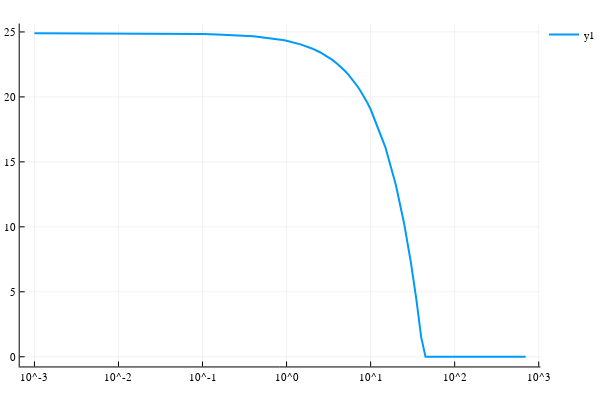

Notebook source saved alongside this figure:
### Markdown cell above
## S vs ξ

### Code cell
glcindex = 35;
glcC = mets[:c][glcindex];
glcSs = [s(glcC, transp_glc(fbares), fbares.ξ) for fbares in fbaress];
# glcSs = [fbares.s[glcindex] for fbares in fbaress]
plot((ξrange, glcSs), xaxis = :log, lw = 2)

### Figure 1 — Plotly figure (JSON) as saved in the notebook; plotly's stock layout.template omitted (floating-point values rounded to 4 significant figures)
{"data": [{"colorbar": {"title": ""}, "hoverinfo": "text", "legendgroup": "y1", "line": {"color": "rgba(0, 154, 250, 1.000)", "dash": "solid", "shape": "linear", "width": 2}, "mode": "lines", "name": "y1", "showlegend": true, "text": [null, null, null, null, null, null, null, null, null, null, null, null, null, null, null, null, null, null, null, null, null, null, null, null, null, null, null, null, null, null, null, null, null, null, null, null, null, null, null, null, null, null, null, null, null, null, null, null, null, null, null, null, null, null, null, null, null, null, null, null, null, null, null, null, null, null, null, null, null, null, null, null, null, null, null, null, null, null, null, null, null, null, null, null, null, null, null, null, null, null, null, null, null, null, null, null, null, null], "type": "scatter", "x": [0.001, 0.0015, 0.002, 0.0025, 0.003, 0.0035, 0.004, 0.0045, 0.005, 0.0055, 0.006, 0.0065, 0.007, 0.0075, 0.008, 0.0085, 0.009, 0.01, 0.015, 0.02, 0.025, 0.03, 0.035, 0.04, 0.045, 0.05, 0.055, 0.06, 0.065, 0.07, 0.075, 0.08, 0.085, 0.09, 0.1, 0.15, 0.2, 0.25, 0.3, 0.35, 0.4, 0.45, 0.5, 0.55, 0.6, 0.65, 0.7, 0.75, 0.8, 0.85, 0.9, 1, 1.5, 2, 2.5, 3, 3.5, 4, 4.5, 5, 5.5, 6, 6.5, 7, 7.5, 8, 8.5, 9, 10, 15, 20, 25, 30, 35, 40, 45, 50, 55, 60, 65, 70, 75, 80, 85, 90, 100, 150, 200, 250, 300, 350, 400, 450, 500, 550, 600, 650, 700], "xaxis": "x1", "y": [24.9, 24.9, 24.9, 24.9, 24.9, 24.9, 24.9, 24.9, 24.9, 24.9, 24.9, 24.9, 24.9, 24.9, 24.9, 24.9, 24.89, 24.89, 24.89, 24.89, 24.89, 24.88, 24.88, 24.88, 24.87, 24.87, 24.87, 24.86, 24.86, 24.86, 24.86, 24.85, 24.85, 24.85, 24.84, 24.81, 24.78, 24.75, 24.72, 24.7, 24.67, 24.64, 24.61, 24.58, 24.55, 24.52, 24.49, 24.46, 24.43, 24.4, 24.37, 24.31, 24.02, 23.73, 23.44, 23.14, 22.85, 22.56, 22.27, 21.97, 21.68, 21.39, 21.1, 20.8, 20.51, 20.22, 19.93, 19.63, 19.05, 16.12, 13.2, 10.27, 7.345, 4.419, 1.491, 0, 0, 0, 0, 0, 0, 0, 0, 0, 0, 0, 0, 0, 0, 0, 3.553e-15, 0, 0, 0, 0, 0, 0, 3.553e-15], "yaxis": "y1"}], "layout": {"annotations": [], "height": 400, "legend": {"bgcolor": "rgba(255, 255, 255, 1.000)", "bordercolor": "rgba(0, 0, 0, 1.000)", "font": {"color": "rgba(0, 0, 0, 1.000)", "family": "sans-serif", "size": 11}, "tracegroupgap": 0, "x": 1, "y": 1}, "margin": {"b": 20, "l": 0, "r": 0, "t": 20}, "paper_bgcolor": "rgba(255, 255, 255, 1.000)", "plot_bgcolor": "rgba(255, 255, 255, 1.000)", "showlegend": true, "width": 600, "xaxis": {"anchor": "y1", "domain": [0.03619, 0.9934], "gridcolor": "rgba(0, 0, 0, 0.100)", "gridwidth": 0.5, "linecolor": "rgba(0, 0, 0, 1.000)", "mirror": false, "range": [-3.175, 3.02], "showgrid": true, "showline": true, "showticklabels": true, "tickangle": 0, "tickcolor": "rgb(0, 0, 0)", "tickfont": {"color": "rgba(0, 0, 0, 1.000)", "family": "sans-serif", "size": 11}, "tickmode": "array", "ticks": "inside", "ticktext": ["10^-3", "10^-2", "10^-1", "10^0", "10^1", "10^2", "10^3"], "tickvals": [0.001, 0.01, 0.1, 1, 10, 100, 1000], "title": "", "titlefont": {"color": "rgba(0, 0, 0, 1.000)", "family": "sans-serif", "size": 15}, "type": "log", "visible": true, "zeroline": false, "zerolinecolor": "rgba(0, 0, 0, 1.000)"}, "yaxis": {"anchor": "x1", "domain": [0.03762, 0.9902], "gridcolor": "rgba(0, 0, 0, 0.100)", "gridwidth": 0.5, "linecolor": "rgba(0, 0, 0, 1.000)", "mirror": false, "range": [-0.747, 25.65], "showgrid": true, "showline": true, "showticklabels": true, "tickangle": 0, "tickcolor": "rgb(0, 0, 0)", "tickfont": {"color": "rgba(0, 0, 0, 1.000)", "family": "sans-serif", "size": 11}, "tickmode": "array", "ticks": "inside", "ticktext": ["0", "5", "10", "15", "20", "25"], "tickvals": [0, 5, 10, 15, 20, 25], "title": "", "titlefont": {"color": "rgba(0, 0, 0, 1.000)", "family": "sans-serif", "size": 15}, "type": "-", "visible": true, "zeroline": false, "zerolinecolor": "rgba(0, 0, 0, 1.000)"}}}
